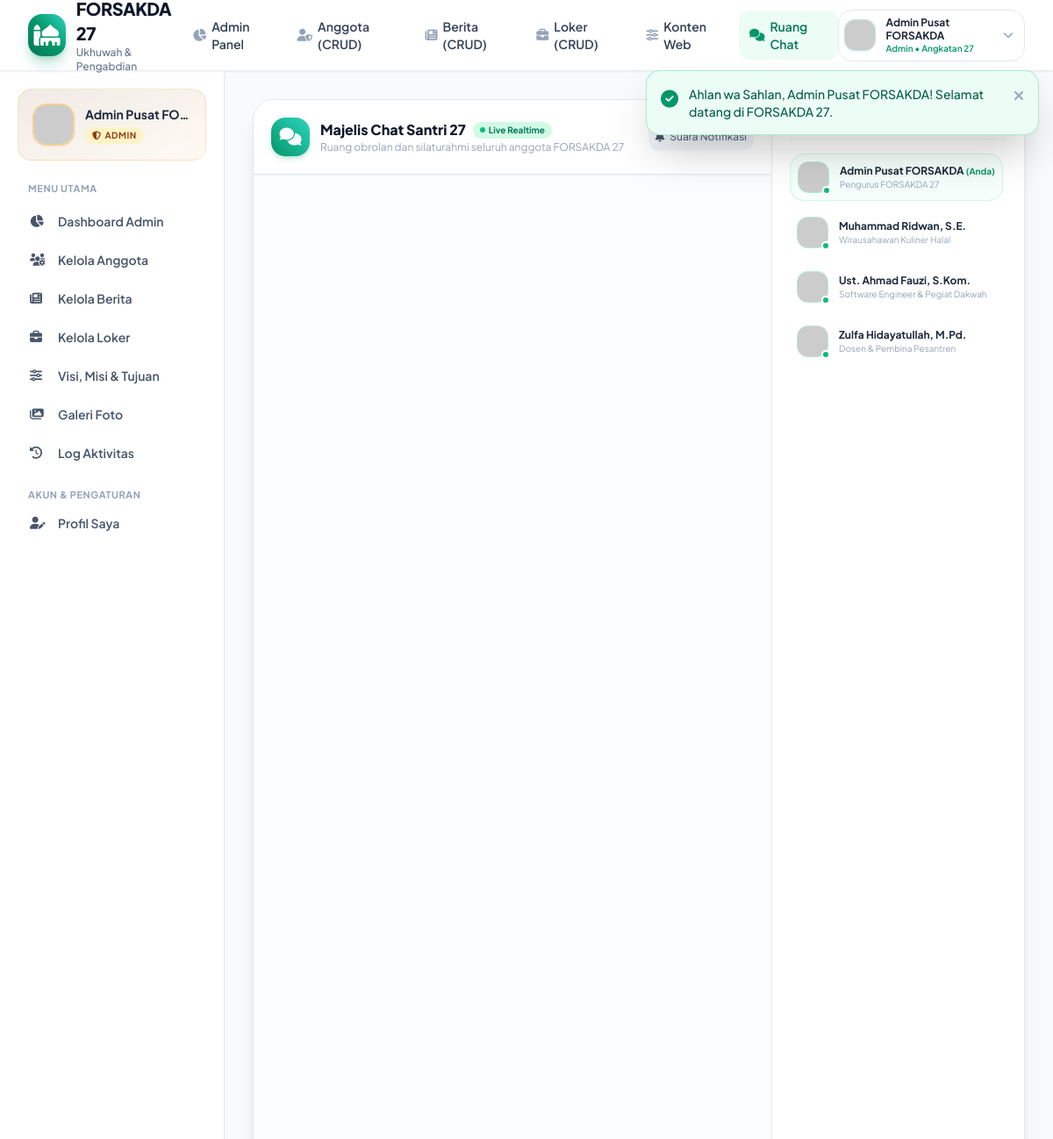
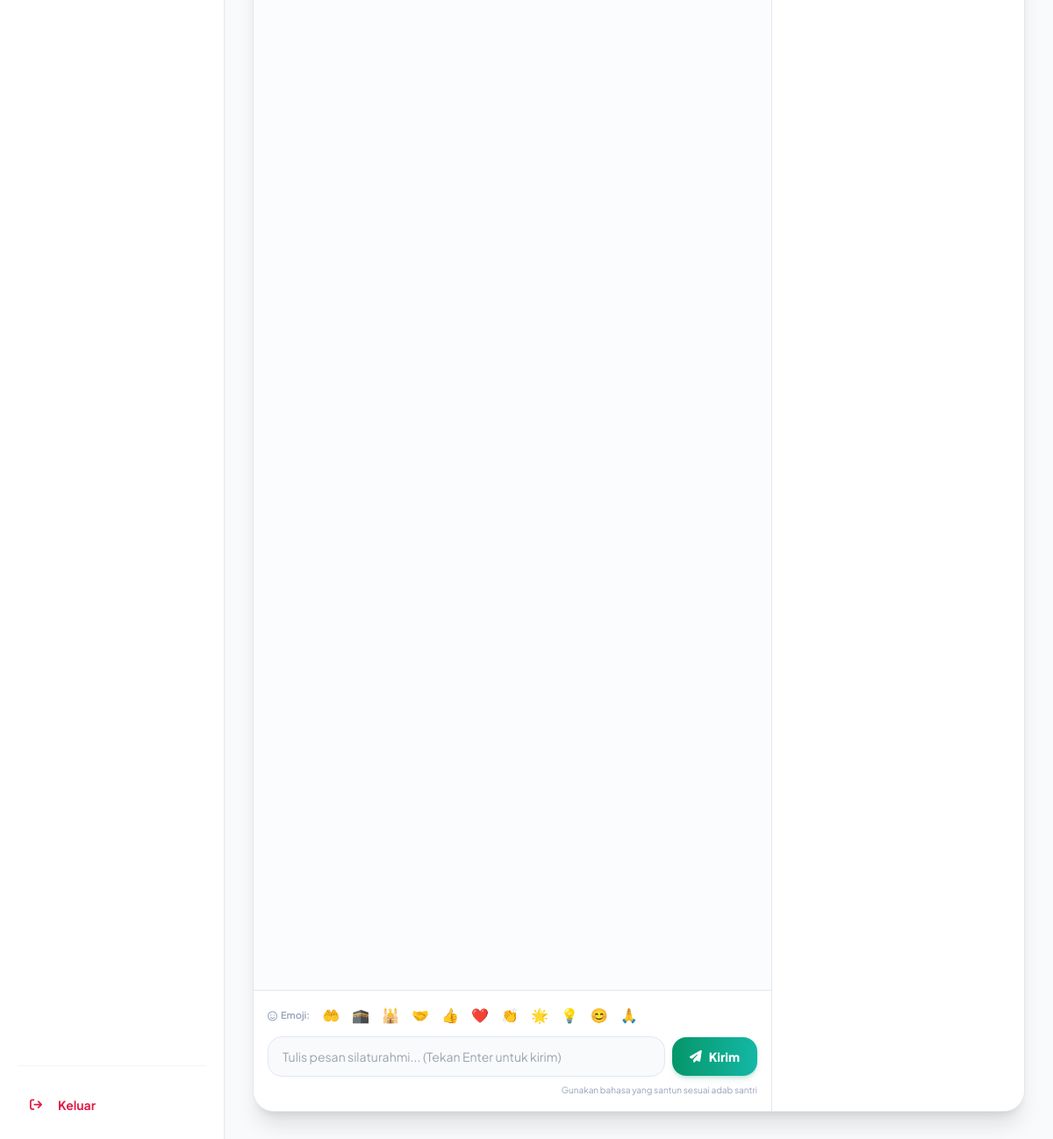
Screenshot of /views/member/chat.php (signed in) with the database file from the repository (2 pictures, top to bottom).
### tables this page shows
CREATE TABLE IF NOT EXISTS `users` (
  `id` INT AUTO_INCREMENT PRIMARY KEY,
  `nama` VARCHAR(100) NOT NULL,
  `email` VARCHAR(100) NULL DEFAULT NULL,
  `password` VARCHAR(255) NOT NULL,
  `role` ENUM('admin', 'anggota', 'publik') DEFAULT 'anggota',
  `status` ENUM('active', 'pending', 'suspended') DEFAULT 'active',
  `angkatan` VARCHAR(20) DEFAULT '27',
  `no_hp` VARCHAR(30) NULL,
  `domisili` VARCHAR(100) NULL,
  `profesi` VARCHAR(100) NULL,
  `bio` TEXT NULL,
  `foto` VARCHAR(255) NULL,
  `created_at` DATETIME DEFAULT CURRENT_TIMESTAMP,
  `updated_at` DATETIME DEFAULT CURRENT_TIMESTAMP ON UPDATE CURRENT_TIMESTAMP,
  UNIQUE KEY `email_unique` (`email`),
  INDEX (`nama`),
  INDEX (`role`),
  INDEX (`status`)
);

### config/auth.php (called while the page is built, shortened)
<?php
require_once __DIR__ . '/security.php';
function is_logged_in(): bool {
    return !empty($_SESSION['user_id']) && !empty($_SESSION['user_role']);
}
function current_user(): ?array {
    return [
        'id'        => (int)$_SESSION['user_id'],
        'nama'      => $_SESSION['user_nama'] ?? 'Pengguna',
        'email'     => $_SESSION['user_email'] ?? '',
        'role'      => $_SESSION['user_role'] ?? 'publik',
        'status'    => $_SESSION['user_status'] ?? 'active',
        'foto'      => $_SESSION['user_foto'] ?? '',
        'angkatan'  => $_SESSION['user_angkatan'] ?? '27',
        'no_hp'     => $_SESSION['user_no_hp'] ?? '',
        'domisili'  => $_SESSION['user_domisili'] ?? '',
        'profesi'   => $_SESSION['user_profesi'] ?? ''
    ];
}
function has_role($roles): bool {
    if (is_string($roles)) {
        $roles = [$roles];
    }
    $userRole = $_SESSION['user_role'] ?? '';
    return in_array($userRole, $roles, true);
}

### config/security.php (called while the page is built, shortened)
<?php
function e(?string $data): string {
    return htmlspecialchars($data, ENT_QUOTES | ENT_SUBSTITUTE, 'UTF-8');
}

### views/member/chat.php (the view, shortened to what this page needs)
<?php
require_once __DIR__ . '/../../includes/header.php';
$user = current_user();
$pdo = Database::getConnection();
$membersStmt = $pdo->prepare("SELECT id, nama, role, foto, domisili, profesi FROM users WHERE status = 'active' ORDER BY (id = :uid) DESC, nama ASC");
$membersStmt->execute([':uid' => $user['id']]);
$membersList = $membersStmt->fetchAll();
?>
<div class="flex-1 flex flex-col md:flex-row bg-slate-50 dark:bg-slate-950">
    <?php require_once __DIR__ . '/../../includes/sidebar.php'; ?>
    <main class="flex-1 p-4 sm:p-6 lg:p-8 flex flex-col h-[calc(100vh-80px)]">
        <div class="bg-white dark:bg-slate-900 rounded-3xl border border-slate-200 dark:border-slate-800 shadow-xl flex-1 flex flex-col md:flex-row overflow-hidden">
            <div class="flex-1 flex flex-col justify-between h-full bg-slate-50/50 dark:bg-slate-900/50">
                <div class="p-4 sm:p-5 bg-white dark:bg-slate-900 border-b border-slate-200 dark:border-slate-800 flex items-center justify-between shadow-sm">
                    <div class="flex items-center gap-3">
                        <div class="w-11 h-11 bg-gradient-to-tr from-brand-600 to-teal-400 rounded-2xl flex items-center justify-center text-white text-xl shadow-md shadow-brand-600/20">
                            <i class="fa-solid fa-comments"></i>
                        </div>
                        <div>
                            <div class="flex items-center gap-2">
                                <h2 class="text-base font-extrabold text-slate-900 dark:text-white">Majelis Chat Santri 27</h2>
                                <span class="px-2 py-0.5 rounded-full text-[10px] font-bold bg-emerald-100 text-emerald-700 dark:bg-emerald-950 dark:text-emerald-300 flex items-center gap-1">
                                    <span class="w-1.5 h-1.5 rounded-full bg-emerald-500 animate-ping"></span> Live Realtime
                                </span>
                            </div>
                            <p class="text-xs text-slate-400">Ruang obrolan dan silaturahmi seluruh anggota FORSAKDA 27</p>
                        </div>
                    </div>
                    <div class="flex items-center gap-2">
                        <button onclick="chatApp.playNotificationSound()" title="Tes Nada Dering" class="p-2 rounded-xl bg-slate-100 dark:bg-slate-800 text-slate-600 dark:text-slate-300 hover:text-brand-600 text-xs flex items-center gap-1.5 transition">
                            <i class="fa-solid fa-bell"></i>
                            <span class="hidden sm:inline">Suara Notifikasi</span>
                        </button>
                    </div>
                </div>
                <div id="chatMessagesContainer" class="flex-1 p-4 sm:p-6 overflow-y-auto space-y-4">
                </div>
                <div class="p-4 bg-white dark:bg-slate-900 border-t border-slate-200 dark:border-slate-800 space-y-2">
                    <div class="flex items-center gap-1.5 overflow-x-auto pb-1 text-base select-none">
                        <span class="text-[11px] font-semibold text-slate-400 mr-1 flex items-center gap-1">
                            <i class="fa-regular fa-face-smile"></i> Emoji:
                        </span>
                        <?php
                        $emojis = ['🤲', '🕋', '🕌', '🤝', '👍', '❤️', '👏', '🌟', '💡', '😊', '🙏'];
                        foreach ($emojis as $em):
                        ?>
                            <button type="button" onclick="chatApp.insertEmoji('<?php echo $em; ?>')" class="p-1 hover:bg-slate-100 dark:hover:bg-slate-800 rounded-lg transition text-base leading-none">
                                <?php echo $em; ?>
                            </button>
                        <?php endforeach; ?>
                    </div>
                    <form id="chatForm" class="flex items-center gap-2">
                        <input type="text"
                               id="chatMessageInput"
                               placeholder="Tulis pesan silaturahmi... (Tekan Enter untuk kirim)"
                               autocomplete="off"
                               maxlength="1000"
                               class="flex-1 px-4 py-3 bg-slate-50 dark:bg-slate-800 border border-slate-200 dark:border-slate-700 rounded-2xl text-xs sm:text-sm focus:outline-none focus:border-brand-500 text-slate-800 dark:text-slate-100 transition">
                        <button type="submit" class="px-5 py-3 bg-gradient-to-r from-brand-600 to-teal-500 hover:from-brand-500 hover:to-teal-400 text-white font-extrabold rounded-2xl shadow-md shadow-brand-600/20 text-xs sm:text-sm transition flex items-center justify-center gap-2 flex-shrink-0">
                            <i class="fa-solid fa-paper-plane"></i>
                            <span class="hidden sm:inline">Kirim</span>
                        </button>
                    </form>
                    <p class="text-[10px] text-slate-400 text-right">Gunakan bahasa yang santun sesuai adab santri</p>
                </div>
            </div>
            <div class="hidden lg:flex flex-col w-72 bg-white dark:bg-slate-900 border-l border-slate-200 dark:border-slate-800 p-5">
                <div class="flex items-center justify-between mb-4 pb-2 border-b border-slate-100 dark:border-slate-800">
                    <h3 class="text-xs font-bold uppercase tracking-wider text-slate-400">Anggota Santri (<?php echo count($membersList); ?>)</h3>
                </div>
                <div class="flex-1 overflow-y-auto space-y-2.5 pr-1">
                    <?php foreach ($membersList as $m): ?>
                        <div class="flex items-center gap-3 p-2 rounded-2xl hover:bg-slate-50 dark:hover:bg-slate-800/60 transition <?php echo ($m['id'] == $user['id']) ? 'bg-brand-50/50 dark:bg-brand-950/20 border border-brand-200/50' : ''; ?>">
                            <div class="relative flex-shrink-0">
                                <img src="<?php echo !empty($m['foto']) ? BASE_URL . '/' . e($m['foto']) : 'https://ui-avatars.com/api/?name=' . urlencode($m['nama']) . '&background=059669&color=fff'; ?>"
                                     alt="<?php echo e($m['nama']); ?>"
                                     class="w-9 h-9 rounded-xl object-cover border border-emerald-500/30">
                                <span class="w-2.5 h-2.5 rounded-full bg-emerald-500 border-2 border-white dark:border-slate-900 absolute -bottom-0.5 -right-0.5"></span>
                            </div>
                            <div class="overflow-hidden">
                                <p class="text-xs font-bold text-slate-800 dark:text-slate-200 truncate">
                                    <?php echo e($m['nama']); ?>
                                    <?php if ($m['id'] == $user['id']): ?>
                                        <span class="text-[10px] text-brand-600 font-bold">(Anda)</span>
                                    <?php endif; ?>
                                </p>
                                <p class="text-[10px] text-slate-400 truncate"><?php echo e($m['profesi'] ?: 'Santri KDA 27'); ?></p>
                            </div>
                        </div>
                    <?php endforeach; ?>
                </div>
            </div>
        </div>
    </main>
</div>
<?php require_once __DIR__ . '/../../includes/footer.php'; ?>

### includes/sidebar.php (shortened to what this page needs)
<?php
$user = current_user();
$currentScript = basename($_SERVER['PHP_SELF'] ?? '');
$isAdmin = has_role('admin');
?>
<aside class="hidden md:flex w-64 bg-white dark:bg-slate-900 border-r border-slate-200/80 dark:border-slate-800 p-5 flex-col justify-between shrink-0 shadow-sm">
    <div class="space-y-6">
        <div class="p-4 rounded-2xl bg-gradient-to-br <?php echo $isAdmin ? 'from-amber-900/10 to-amber-500/5 border border-amber-500/20' : 'from-brand-900/10 to-brand-500/5 border border-brand-500/20'; ?>">
            <div class="flex items-center gap-3">
                <img src="<?php echo !empty($user['foto']) ? BASE_URL . '/' . e($user['foto']) : 'https://ui-avatars.com/api/?name=' . urlencode($user['nama']) . '&background=059669&color=fff'; ?>"
                     alt="<?php echo e($user['nama']); ?>"
                     class="w-12 h-12 rounded-2xl object-cover border-2 <?php echo $isAdmin ? 'border-amber-500/40' : 'border-brand-500/40'; ?> shadow-sm">
                <div class="overflow-hidden">
                    <h4 class="text-sm font-bold text-slate-800 dark:text-white truncate"><?php echo e($user['nama']); ?></h4>
                    <span class="inline-flex items-center px-2 py-0.5 rounded-full text-[10px] font-bold uppercase tracking-wider <?php echo $isAdmin ? 'bg-amber-100 text-amber-800' : 'bg-brand-100 text-brand-800'; ?>">
                        <i class="fa-solid <?php echo $isAdmin ? 'fa-shield-halved mr-1' : 'fa-user-check mr-1'; ?>"></i>
                        <?php echo e($user['role']); ?>
                    </span>
                </div>
            </div>
        </div>
        <div class="space-y-1">
            <p class="px-3 text-[11px] font-bold text-slate-400 uppercase tracking-wider mb-2">Menu Utama</p>
            <?php if ($isAdmin): ?>
                <a href="<?php echo BASE_URL; ?>/views/admin/dashboard.php" class="flex items-center gap-3 px-3.5 py-2.5 rounded-xl text-sm font-semibold <?php echo ($currentScript === 'dashboard.php') ? 'bg-brand-600 text-white shadow-md shadow-brand-600/30' : 'text-slate-600 hover:bg-slate-100'; ?> transition">
                    <i class="fa-solid fa-chart-pie w-5"></i> Dashboard Admin
                </a>
                <a href="<?php echo BASE_URL; ?>/views/admin/users.php" class="flex items-center gap-3 px-3.5 py-2.5 rounded-xl text-sm font-semibold <?php echo ($currentScript === 'users.php') ? 'bg-brand-600 text-white shadow-md' : 'text-slate-600 hover:bg-slate-100'; ?> transition">
                    <i class="fa-solid fa-users-gear w-5"></i> Kelola Anggota
                </a>
                <a href="<?php echo BASE_URL; ?>/views/admin/berita.php" class="flex items-center gap-3 px-3.5 py-2.5 rounded-xl text-sm font-semibold <?php echo ($currentScript === 'berita.php') ? 'bg-brand-600 text-white shadow-md' : 'text-slate-600 hover:bg-slate-100'; ?> transition">
                    <i class="fa-solid fa-newspaper w-5"></i> Kelola Berita
                </a>
                <a href="<?php echo BASE_URL; ?>/views/admin/loker.php" class="flex items-center gap-3 px-3.5 py-2.5 rounded-xl text-sm font-semibold <?php echo ($currentScript === 'loker.php') ? 'bg-brand-600 text-white shadow-md' : 'text-slate-600 hover:bg-slate-100'; ?> transition">
                    <i class="fa-solid fa-briefcase w-5"></i> Kelola Loker
                </a>
                <a href="<?php echo BASE_URL; ?>/views/admin/konten.php" class="flex items-center gap-3 px-3.5 py-2.5 rounded-xl text-sm font-semibold <?php echo ($currentScript === 'konten.php') ? 'bg-brand-600 text-white shadow-md' : 'text-slate-600 hover:bg-slate-100'; ?> transition">
                    <i class="fa-solid fa-sliders w-5"></i> Visi, Misi & Tujuan
                </a>
                <a href="<?php echo BASE_URL; ?>/views/admin/galeri.php" class="flex items-center gap-3 px-3.5 py-2.5 rounded-xl text-sm font-semibold <?php echo ($currentScript === 'galeri.php') ? 'bg-brand-600 text-white shadow-md' : 'text-slate-600 hover:bg-slate-100'; ?> transition">
                    <i class="fa-solid fa-images w-5"></i> Galeri Foto
                </a>
                <a href="<?php echo BASE_URL; ?>/views/admin/logs.php" class="flex items-center gap-3 px-3.5 py-2.5 rounded-xl text-sm font-semibold <?php echo ($currentScript === 'logs.php') ? 'bg-brand-600 text-white shadow-md' : 'text-slate-600 hover:bg-slate-100'; ?> transition">
                    <i class="fa-solid fa-clock-rotate-left w-5"></i> Log Aktivitas
                </a>
            <?php endif; ?>
            <p class="px-3 text-[11px] font-bold text-slate-400 uppercase tracking-wider pt-4 mb-2">Akun & Pengaturan</p>
            <a href="<?php echo BASE_URL; ?>/views/member/profil.php" class="flex items-center gap-3 px-3.5 py-2.5 rounded-xl text-sm font-semibold <?php echo ($currentScript === 'profil.php') ? 'bg-brand-600 text-white shadow-md' : 'text-slate-600 hover:bg-slate-100'; ?> transition">
                <i class="fa-solid fa-user-pen w-5"></i> Profil Saya
            </a>
        </div>
    </div>
    <div class="pt-6 border-t border-slate-100 dark:border-slate-800">
        <a href="<?php echo BASE_URL; ?>/actions/auth_process.php?action=logout" class="flex items-center gap-3 px-3.5 py-2.5 rounded-xl text-sm font-bold text-rose-600 hover:bg-rose-50 transition">
            <i class="fa-solid fa-arrow-right-from-bracket w-5"></i> Keluar
        </a>
    </div>
</aside>

### assets/css/custom.css (style rules this page uses)
:root { --primary: #059669; --primary-dark: #064e3b; --accent: #d97706; }
body { font-family: 'Plus Jakarta Sans', -apple-system, BlinkMacSystemFont, 'Segoe UI', Roboto, sans-serif; }

### rows the page displays
users: nama "Admin Pusat FO…", role "ADMIN", nama "Admin Pusat FORSAKDA", shows "(Anda)", profesi "Pengurus FORSAKDA 27"
users: nama "Muhammad Ridwan, S.E.", profesi "Wirausahawan Kuliner Halal"
users: nama "Ust. Ahmad Fauzi, S.Kom.", profesi "Software Engineer & Pegiat Dakwah"
users: nama "Zulfa Hidayatullah, M.Pd.", profesi "Dosen & Pembina Pesantren"

### other values shown
$message "Ahlan wa Sahlan, Admin Pusat FORSAKDA! Selamat datang di FORSAKDA 27."
$currentUser['nama'] "Admin Pusat FORSAKDA"
$currentUser['role'] "Admin"
$em "🤲"
$em "🕋"
$em "🕌"
$em "🤝"
$em "👍"
$em "❤️"
$em "👏"
$em "🌟"
$em "💡"
$em "😊"
$em "🙏"
